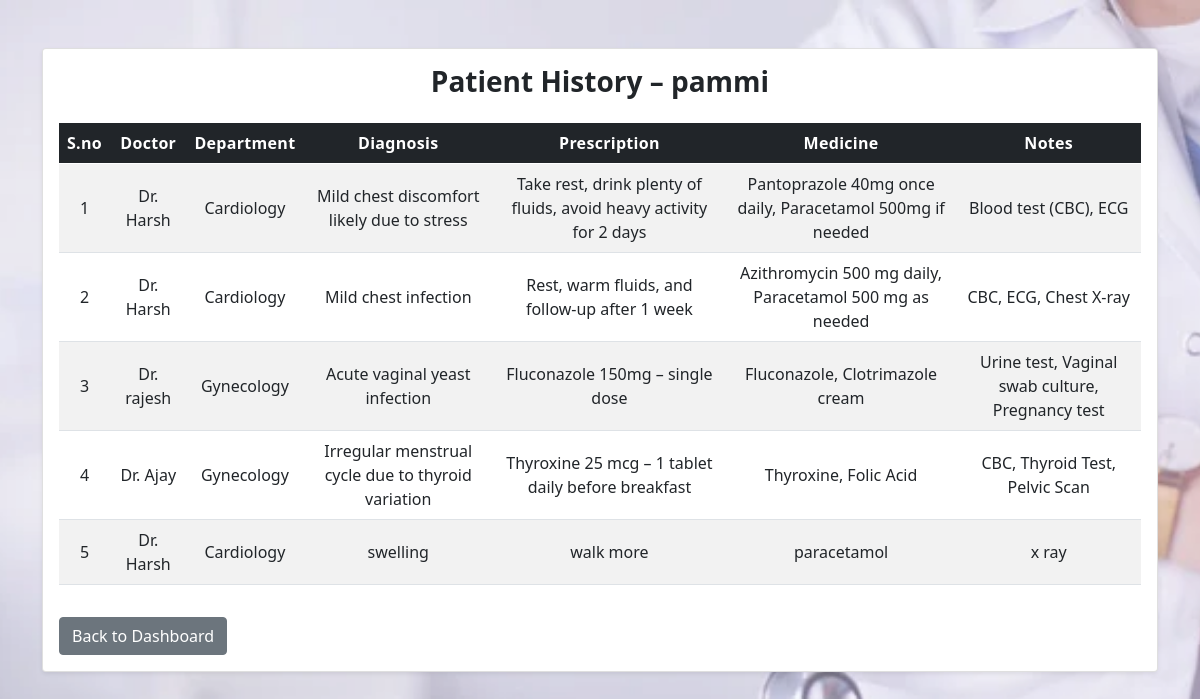
Screenshot of /appointments/1/history/view with the database file from the repository.
### models.py (models this page shows)
class Patient(db.Model):
    __tablename__ = "patient"
    id = db.Column(db.Integer, primary_key=True)
    email = db.Column(db.String(120), unique=True, nullable=False)
    username = db.Column(db.String(80), unique=True, nullable=False)
    name = db.Column(db.String(80), nullable=False)
    password = db.Column(db.String(255), nullable=False)
    age = db.Column(db.Integer, nullable=False)
    gender = db.Column(db.String(10), nullable=False)
    is_blacklisted = db.Column(db.Boolean, default=False, nullable=False)
    appointments = db.relationship("Appointment", backref="patient", lazy=True)

class Appointment(db.Model):
    __tablename__ = "appointment"
    id         = db.Column(db.Integer, primary_key=True)
    patient_id = db.Column(db.Integer, db.ForeignKey("patient.id"), nullable=False, index=True)
    doctor_id  = db.Column(db.Integer, db.ForeignKey("doctor.id"),  nullable=False, index=True)
    date       = db.Column(db.Date,  nullable=False, index=True)
    start_time = db.Column(db.Time,  nullable=False)
    end_time   = db.Column(db.Time,  nullable=False)
    status     = db.Column(db.String(20), default="Booked")  # Booked / Completed / Cancelled / Not Visited
    notes      = db.Column(db.Text)
    diagnosis    = db.Column(db.Text)
    prescription = db.Column(db.Text)
    medicine     = db.Column(db.Text)

class Doctor(db.Model):
    __tablename__ = "doctor"
    id = db.Column(db.Integer, primary_key=True)
    email = db.Column(db.String(120), unique=True, nullable=False)
    username = db.Column(db.String(80), unique=True, nullable=False)
    name = db.Column(db.String(80), nullable=False)
    password = db.Column(db.String(255), nullable=False)
    description = db.Column(db.Text, nullable=False)
    experience = db.Column(db.Integer, nullable=False)
    is_blacklisted = db.Column(db.Boolean, default=False, nullable=False)
    department_id = db.Column(db.Integer, db.ForeignKey("department.id"), nullable=False)
    availabilities = db.relationship("Availability", backref="doctor", lazy=True)
    appointments = db.relationship("Appointment", backref="doctor", lazy=True)

class Department(db.Model):
    __tablename__ = "department"
    id = db.Column(db.Integer, primary_key=True)
    name = db.Column(db.String(80), unique=True, nullable=False)
    overview = db.Column(db.Text, nullable=False)
    doctors = db.relationship("Doctor", backref="department", lazy=True)

### app.py (the view)
@app.route("/appointments/<int:appointment_id>/history/view")
def view_patient_history(appointment_id):
    appt = Appointment.query.get_or_404(appointment_id)
    patient = appt.patient
    current_doctor = appt.doctor
    history_appointments = (
        Appointment.query
        .filter(
            Appointment.patient_id == patient.id,
            Appointment.status == "Completed"
        )
        .order_by(Appointment.date.desc(), Appointment.start_time.desc())
        .all()
    )
    return render_template(
        "doctor_view_history.html",
        patient=patient,
        history_appointments=history_appointments,
        current_doctor=current_doctor
    )

### templates/doctor_view_history.html (shortened to what this page needs)
<!DOCTYPE html>
<html lang="en">
<head>
  <link rel="stylesheet" href="/static/css/style.css" />
  <link href="https://cdn.jsdelivr.net/npm/bootstrap@5.0.2/dist/css/bootstrap.min.css" rel="stylesheet" />
</head>
<body class="bg-light">
<div class="container mt-5 mb-5">
  <div class="card shadow-sm">
    <div class="card-body">
      <h3 class="fw-bold mb-4 text-center">
        Patient History – {{ patient.name }}
      </h3>
      <div class="table-responsive">
        <table class="table table-striped table-hover align-middle text-center">
          <thead class="table-dark">
            <tr>
              <th>S.no</th>
              <th>Doctor</th>
              <th>Department</th>
              <th>Diagnosis</th>
              <th>Prescription</th>
              <th>Medicine</th>
              <th>Notes</th>
            </tr>
          </thead>
          <tbody>
          {% if history_appointments %}
            {% for appt in history_appointments %}
            <tr>
              <td>{{ loop.index }}</td>
              <td>Dr. {{ appt.doctor.name }}</td>
              <td>{{ appt.doctor.department.name }}</td>
              <td>{{ appt.diagnosis or "-" }}</td>
              <td>{{ appt.prescription or "-" }}</td>
              <td>{{ appt.medicine or "-" }}</td>
              <td>{{ appt.notes or "-" }}</td>
            </tr>
            {% endfor %}
          {% else %}
            <tr>
              <td colspan="9" class="text-muted">
                No history available for this patient.
              </td>
            </tr>
          {% endif %}
          </tbody>
        </table>
      </div>
      <div class="mt-3">
        <a href="/doctor/{{ current_doctor.id }}/dashboard" class="btn btn-secondary">
          Back to Dashboard
        </a>
      </div>
    </div>
  </div>
</div>
</body>
</html>

### static/css/style.css (style rules this page uses)
body { background: url('/static/images/hosp.jpg') no-repeat center center fixed; background-size: cover; font-family: Arial, Helvetica, sans-serif; min-height: 100vh; color: #212529; }
body::before { content: ""; position: fixed; inset: 0; background: rgba(255, 255, 255, 0.25); pointer-events: none; }
.card { border-radius: 12px; box-shadow: 0 6px 18px rgba(0,0,0,0.08); }
.form-control, .form-select, .btn { border-radius: 10px; }
.table thead.table-dark th { letter-spacing: 0.3px; }

### rows the page displays
Patient: name "pammi"
Appointment: doctor.name "Harsh", doctor.department.name "Cardiology", diagnosis "Mild chest discomfort likely due to stress", prescription "Take rest, drink plenty of fluids, avoid heavy activity for 2 days", medicine "Pantoprazole 40mg once daily, Paracetamol 500mg if needed", notes "Blood test (CBC), ECG"
Appointment: doctor.name "Harsh", doctor.department.name "Cardiology", diagnosis "Mild chest infection", prescription "Rest, warm fluids, and follow-up after 1 week", medicine "Azithromycin 500 mg daily, Paracetamol 500 mg as needed", notes "CBC, ECG, Chest X-ray"
Appointment: doctor.name "rajesh", doctor.department.name "Gynecology", diagnosis "Acute vaginal yeast infection", prescription "Fluconazole 150mg – single dose", medicine "Fluconazole, Clotrimazole cream", notes "Urine test, Vaginal swab culture, Pregnancy test"
Appointment: doctor.name "Ajay", doctor.department.name "Gynecology", diagnosis "Irregular menstrual cycle due to thyroid variation", prescription "Thyroxine 25 mcg – 1 tablet daily before breakfast", medicine "Thyroxine, Folic Acid", notes "CBC, Thyroid Test, Pelvic Scan"
Appointment: doctor.name "Harsh", doctor.department.name "Cardiology", diagnosis "swelling", prescription "walk more", medicine "paracetamol", notes "x ray"
